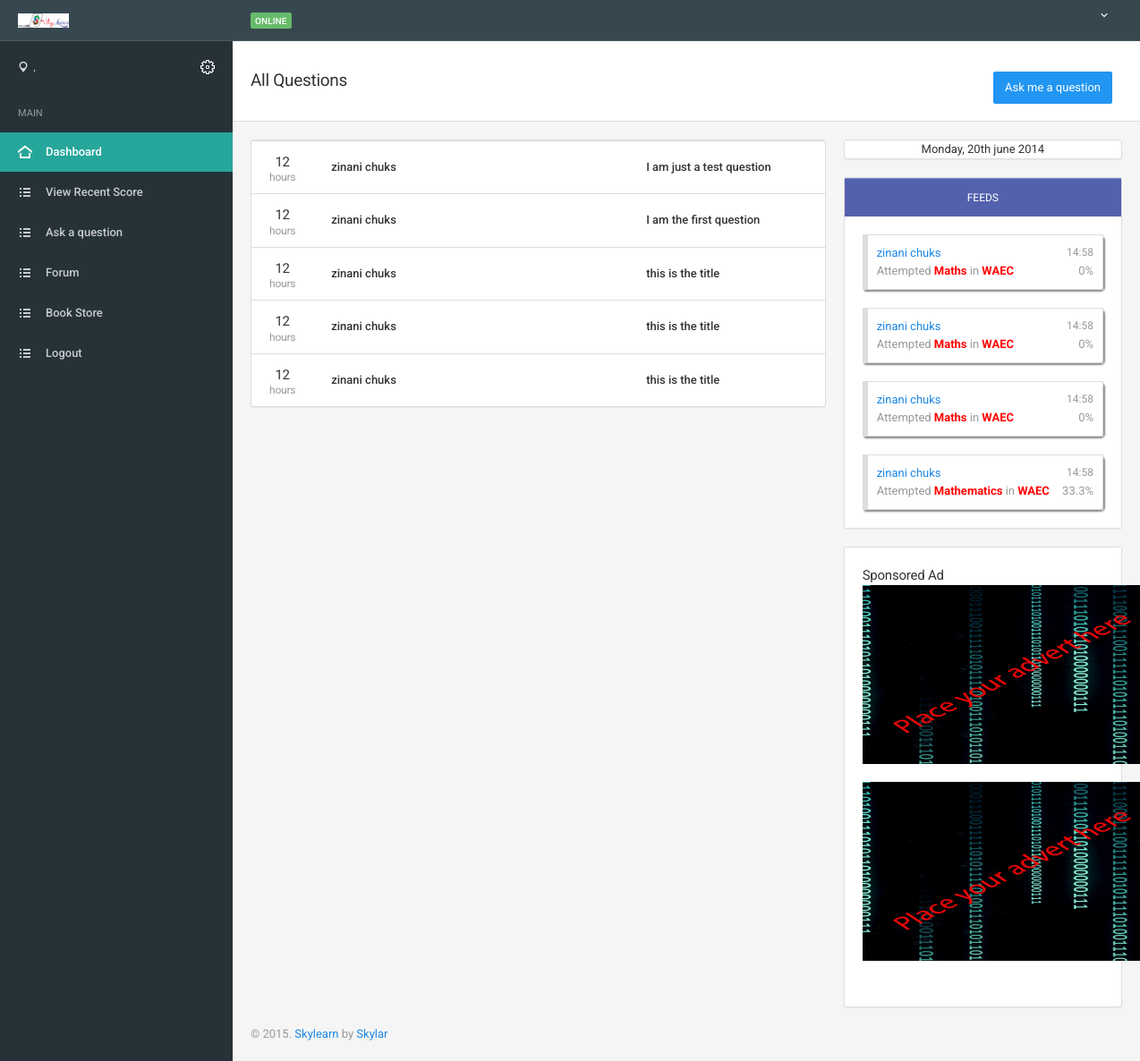
/allquestions.php, run on the app's committed database.
### tables this page shows
CREATE TABLE IF NOT EXISTS `questions` (
  `id` int(11) NOT NULL,
  `uniqueid` varchar(11) NOT NULL,
  `title` varchar(50) NOT NULL,
  `question` text NOT NULL,
  `username` varchar(50) NOT NULL,
  `time` int(50) NOT NULL,
  `status` int(50) NOT NULL
);

CREATE TABLE IF NOT EXISTS `users` (
  `id` int(11) NOT NULL,
  `username` varchar(255) NOT NULL,
  `password` varchar(255) NOT NULL,
  `email` varchar(255) NOT NULL,
  `firstname` varchar(255) NOT NULL,
  `lastname` varchar(255) NOT NULL,
  `gender` char(2) NOT NULL,
  `tel` varchar(255) NOT NULL,
  `state` varchar(15) NOT NULL,
  `country` varchar(15) NOT NULL,
  `avatar` varchar(255) NOT NULL,
  `level` tinyint(4) NOT NULL DEFAULT '1',
  `last_login` timestamp NOT NULL DEFAULT CURRENT_TIMESTAMP ON UPDATE CURRENT_TIMESTAMP,
  `timeofreg` int(50) NOT NULL,
  `status` int(10) NOT NULL
);

CREATE TABLE IF NOT EXISTS `examresults` (
  `id` int(11) NOT NULL,
  `username` varchar(255) NOT NULL,
  `email` varchar(255) NOT NULL,
  `cat` varchar(255) NOT NULL,
  `subjects` varchar(255) NOT NULL,
  `totalscore` varchar(50) NOT NULL,
  `totalquestion` int(50) NOT NULL,
  `percentage` varchar(50) NOT NULL,
  `grade` varchar(50) NOT NULL,
  `timetaken` varchar(50) NOT NULL,
  `examdate` int(50) NOT NULL,
  `totalq` int(11) NOT NULL,
  `canswer` int(11) NOT NULL
);

### allquestions.php (the view, shortened to what this page needs)
<!DOCTYPE html>
<html lang="en">
    <head>
        <link href="assets/css/icons/icomoon/styles.css" rel="stylesheet" type="text/css">
        <link href="assets/css/bootstrap.css" rel="stylesheet" type="text/css">
        <link href="assets/css/core.css" rel="stylesheet" type="text/css">
        <link href="assets/css/components.css" rel="stylesheet" type="text/css">
        <link href="assets/css/colors.css" rel="stylesheet" type="text/css">
    </head>
    <body>
        <?php
			include "main_nav.php";
 ?>
        <div class="page-container">
            <div class="page-content">
                <?php
					include "sidebar.php";
				?>
                <div class="content-wrapper">
                    <div class="page-header">
                        <div class="page-header-content">
                            <div class="page-title">
                                <h4>All Questions</h4>
                            </div>
                            <div class="heading-elements">
                                <div class="heading-btn-group">
                                    <a href="#" class="btn btn-link btn-float has-text" ><i class="text-primary"></i><span style="color:red;"><?php if(isset($_SESSION["temp"])){
									echo "<span style='color:red;'>Your account is not your activated, Go to your email to activate your account</span>";
									}else{
										echo "<button class='btn btn-primary'>Ask me a question</button>";
									}
								?></span></a>
                                </div>
                            </div>
                        </div>
                    </div>
                    <div class="content">
                        <div class="row">
                            <div class="col-lg-8">
                                <div class="panel panel-flat">
                                    <div class="table-responsive">
                                        <table class="table text-nowrap">
                                            <tbody>
												<?php
													$query_question = mysql_query("SELECT * FROM questions JOIN users ON questions.username = users.username ORDER BY questions.id DESC LIMIT 15");
													while($row = mysql_fetch_assoc($query_question)){
														$fname = $row["firstname"];
														$lname = $row["lastname"];
														$title = $row["title"];
														$unique_id = $row["uniqueid"];
												?>
                                                <tr>
                                                    <td class="text-center"><h6 class="no-margin">12 <small class="display-block text-size-small no-margin">hours</small></h6></td>
                                                    <td>
                                                    <div class="media-body">
                                                        <a href="questions.php?key=<?php echo $unique_id;?>" class="display-inline-block text-default text-semibold letter-icon-title"><?php echo $fname." ".$lname?></a>
                                                    </div></td>
                                                    <td><a href="questions.php?key=<?php echo $unique_id;?>" class="text-default display-inline-block"> <span class="text-semibold"> <?php echo $title;?></span> </a></td>
                                                    <td class="text-center">
                                                    </td>
                                                </tr>
												<?php } ?>
                                            </tbody>
                                        </table>
                                    </div>
                                </div>
                            </div>
                            <div class="col-lg-4">
                                <div class="row">
                                    <div class="col-md-12">
                                        <div class="panel text-center">
                                        	Monday, 20th june 2014
                                        </div>
                                    </div>
                                </div>
                                <div class="panel panel-flat">
                                    <ul class="nav nav-lg nav-tabs nav-justified no-margin no-border-radius bg-indigo-400 border-top border-top-indigo-300">
                                        <li class="active">
                                            <a href="#messages-tue" class="text-size-small text-uppercase" data-toggle="tab"> Feeds </a>
                                        </li>
                                    </ul>
                                    <div class="tab-content">
                                        <div class="tab-pane active fade in has-padding" id="messages-tue">
                                            <ul class="media-list">
                                                <?php
												$query_feeds = mysql_query("SELECT * FROM examresults INNER JOIN users ON examresults.username=users.username ORDER BY examresults.id DESC LIMIT 4");
												while($row1 = mysql_fetch_assoc($query_feeds)){
												?>
                                                 <li class="media" style="border-left: solid 5px #ddd; box-shadow: 2px 2px 2px #888888;border-bottom-right-radius:5px;border-top-right-radius:5px">
                                                    <div class="media-body"style='border: solid 1px #ddd;padding:10px;;'>
                                                        <a href="#"> <?php echo $row1['firstname']." ".$row1['lastname'];?><span class="media-annotation pull-right">14:58</span> </a>
                                                        <div class="display-block text-muted pull-left">Attempted <strong style="color:red;"><?php echo $row1['subjects']?>  </strong> in  <strong style="color:red;"><?php echo strtoupper($row1['cat']);?> </strong>
                                                        </div>
                                                        <div class="display-block text-muted pull-right"><?php echo $row1['percentage'];?> </div>
                                                    </div>
                                                </li>
                                                <?php }?>
                                                </ul>
                                        </div>
                                    </div>
                                </div>
                                <div class="panel panel-flat">
                                    <div class="panel-heading">
                                        <h6 class="panel-title">Sponsored Ad</h6>
                                        <img src="images/ad.jpg"  width="350" height="200"/><br /><br />
                                         <img src="images/ad.jpg"  width="350" height="200"/>
                                    </div>
                                    <div class="panel-body">
                                    </div>
                                </div>
                            </div>
                        </div>
                        <?php include "footer.php";?>
                    </div>
                </div>
            </div>
        </div>
    </body>
</html>

### assets/css/colors.css (style rules this page uses)
.bg-indigo-400 { background-color:#5c6bc0;border-color:#5c6bc0;color:#fff }
.border-top-indigo-300 { border-top-color:#7986cb }
.text-default,.text-default:hover,.text-default:focus { color:#333 }

### data on the page
questions: users.firstname "zinani", users.lastname "chuks", title "I am just a test question"
questions: users.firstname "zinani", users.lastname "chuks", title "I am the first question"
questions: users.firstname "zinani", users.lastname "chuks", title "this is the title"
questions: users.firstname "zinani", users.lastname "chuks", title "this is the title"
questions: users.firstname "zinani", users.lastname "chuks", title "this is the title"
examresults: users.firstname "zinani", users.lastname "chuks", subjects "Maths", cat "WAEC", percentage "0%"
examresults: users.firstname "zinani", users.lastname "chuks", subjects "Maths", cat "WAEC", percentage "0%"
examresults: users.firstname "zinani", users.lastname "chuks", subjects "Maths", cat "WAEC", percentage "0%"
examresults: users.firstname "zinani", users.lastname "chuks", subjects "Mathematics", cat "WAEC", percentage "33.3%"
